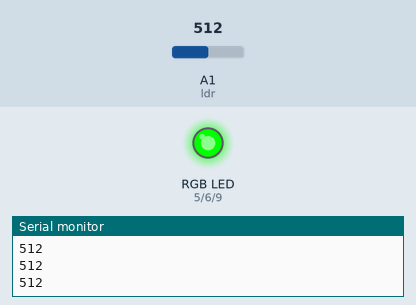
A sketch run on a simulated Arduino Uno, built with avr-gcc and run on an emulated ATmega328P. On the bench: an RGB LED mixed from three pins (HIGH = lit), the last lines printed to the serial monitor. The test bench sets the inputs (shaded band); at power-on: A1 (ldr) = 512.

Above: at 1.3 s.
1.4 s: A1 (ldr) set to 411
2.9 s: A1 (ldr) set to 385
At 3.05 s:
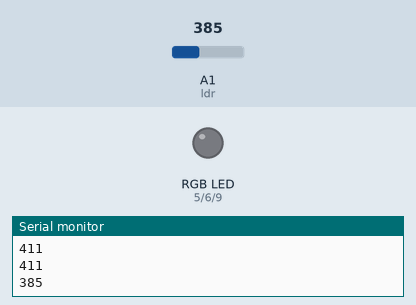
At 4.2 s:
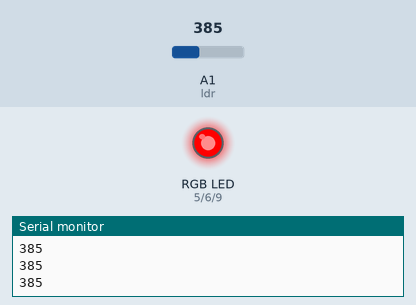
4.9 s: A1 (ldr) set to 710
At 6.8 s:
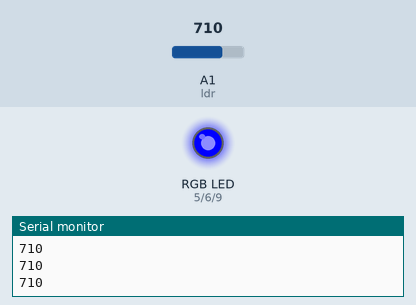
Timing chart, 0 to 8.3 s (numbered marks = the images above; inputs shaded):
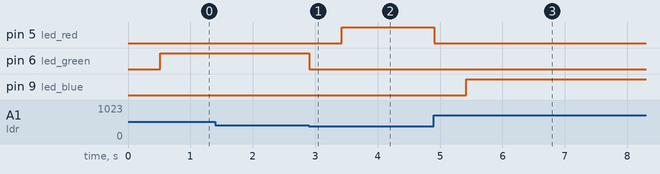

Measured:
- the behaviour switches between 400 and 399 on A1 (ldr) (found by bisection; images 0 and 1)
- after the input at 2.9 s, pin 5 (led_red): LOW → HIGH after 0.52 s; pin 6 (led_green): HIGH → LOW at once
- after the input at 4.9 s, pin 5 (led_red): HIGH → LOW at once; pin 9 (led_blue): LOW → HIGH after 0.52 s

The sketch:

led_ldr.ino
```cpp
int ldr       = 15;
int led_red   =  5;
int led_green =  6;
int led_blue  =  9;


void setup() {
  Serial.begin(9600);
  pinMode(ldr,       INPUT);
  pinMode(led_red,   OUTPUT);
  pinMode(led_green, OUTPUT);
  pinMode(led_blue,  OUTPUT);

}
int i_red = 0, i_green = 0, i_blue = 0;
void loop() {
  int input;


  input = analogRead(ldr);
  Serial.println(input);

  if(input < 400)
  {
    i_blue = 0;
    i_green = 0;
    digitalWrite(led_blue, LOW);
    digitalWrite(led_green, LOW);
    if(i_red == 0)
      for(i_red = 0; i_red < 256; i_red++)
        {
          analogWrite(led_red, i_red);
          delay(2);
        }
  }
  else if(input < 700)
  {
    i_blue = 0;
    i_red = 0;
    digitalWrite(led_red, LOW);
    digitalWrite(led_blue, LOW);
    if(i_green == 0)
      for(i_green = 0; i_green < 256; i_green++)
      {
         analogWrite(led_green, i_green);
         delay(2);
      }
  }
  else
  {
    i_red = 0;
    i_green = 0;
    digitalWrite(led_red, LOW);
    digitalWrite(led_green, LOW);
    if(i_blue == 0)
      for(i_blue = 0; i_blue < 256; i_blue++)
      {
         analogWrite(led_blue, i_blue);
         delay(2);
      }
   }


}
```
